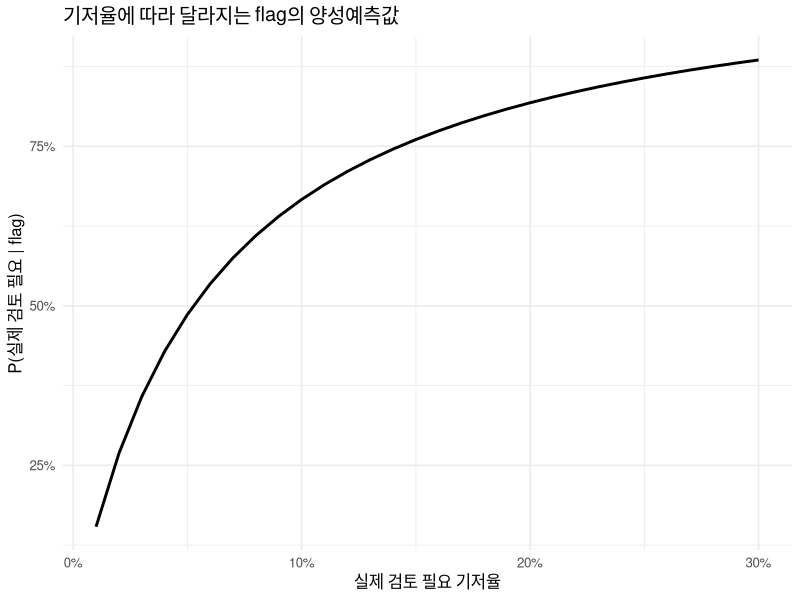
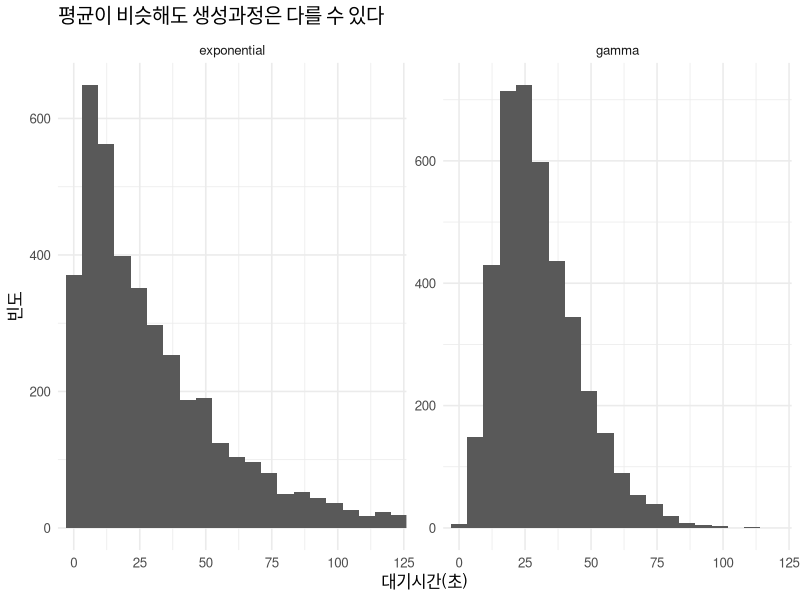
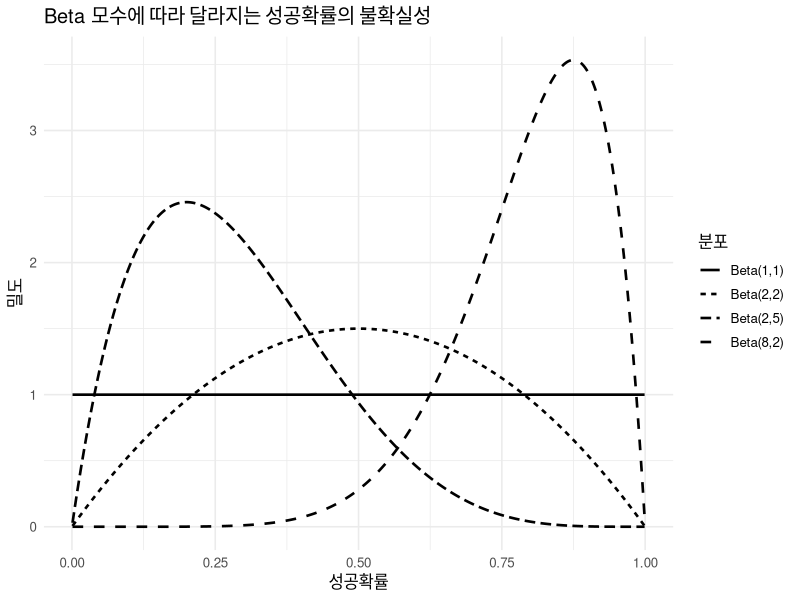
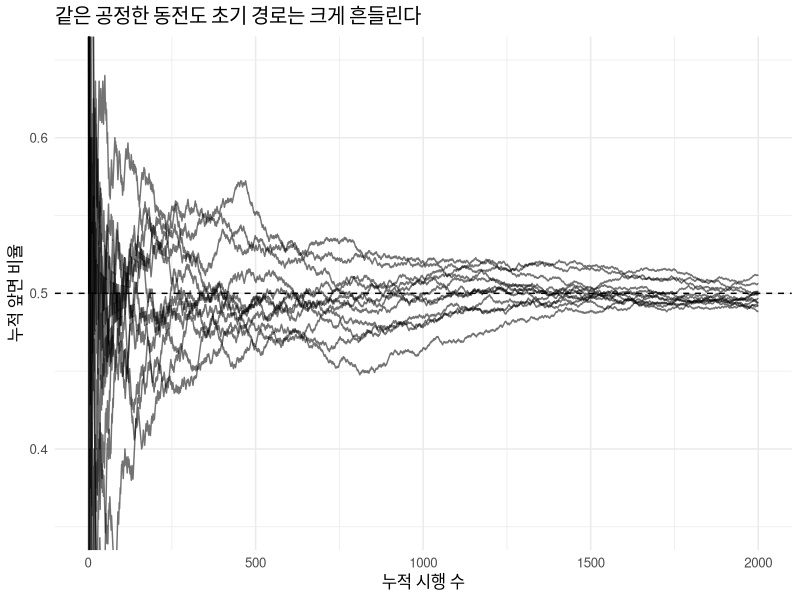
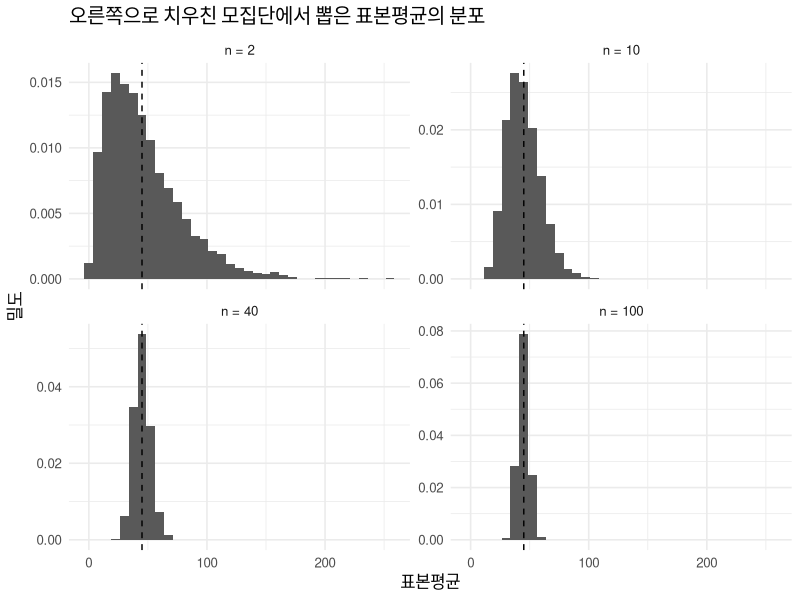
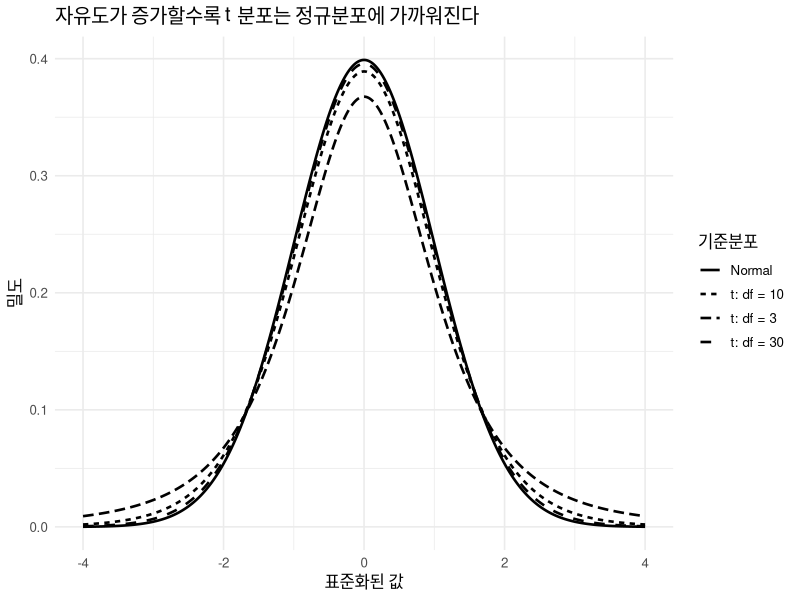
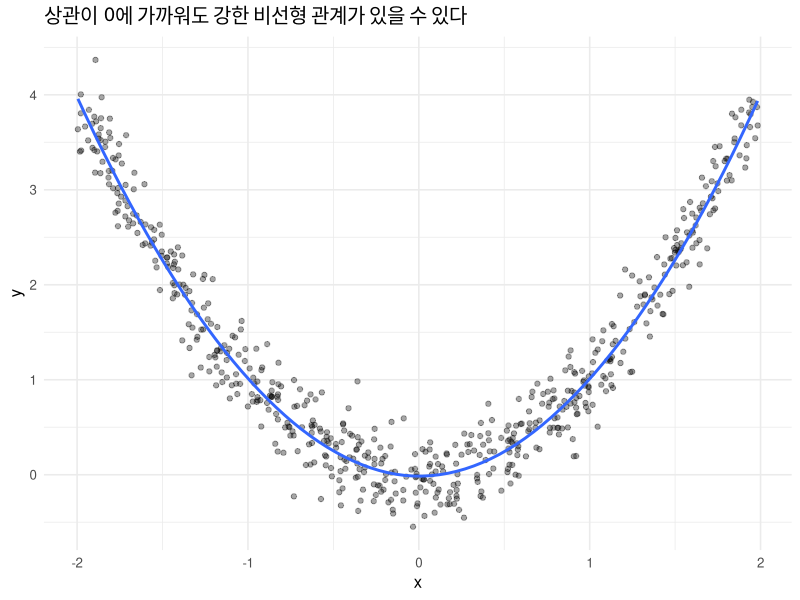

Recreate these plots in R, in order.
## ---- chunk 1
#| label: setup
#| message: false
#| warning: false

library(tidyverse)

theme_set(theme_minimal(base_size = 12))
## ---- chunk 2
two_dice <- crossing(
  die_1 = 1:6,
  die_2 = 1:6
) |>
  mutate(
    total = die_1 + die_2,
    event_a = total >= 9,
    event_b = die_1 %% 2 == 0
  )

two_dice
## ---- chunk 3
two_dice |>
  summarise(
    total_outcomes = n(),
    p_a = mean(event_a),
    p_b = mean(event_b),
    p_a_and_b = mean(event_a & event_b),
    p_a_or_b = mean(event_a | event_b),
    p_a_given_b = mean(event_a[event_b])
  )
## ---- chunk 4
n_messages <- 10000
base_rate <- 0.08
sensitivity <- 0.90
false_positive_rate <- 0.05

bayes_table <- tibble(
  actual_state = c("needs_review", "does_not_need_review"),
  messages = c(
    n_messages * base_rate,
    n_messages * (1 - base_rate)
  ),
  flag_rate = c(sensitivity, false_positive_rate)
) |>
  mutate(
    flagged = messages * flag_rate,
    not_flagged = messages - flagged
  )

bayes_table
## ---- chunk 5
true_flagged <- bayes_table |>
  filter(actual_state == "needs_review") |>
  pull(flagged)

all_flagged <- sum(bayes_table$flagged)

positive_predictive_value <- true_flagged / all_flagged
positive_predictive_value
## ---- chunk 6
set.seed(2026)

n_sim <- 100000
truth <- rbinom(n_sim, size = 1, prob = base_rate)

flag <- if_else(
  truth == 1,
  rbinom(n_sim, size = 1, prob = sensitivity),
  rbinom(n_sim, size = 1, prob = false_positive_rate)
)

mean(truth[flag == 1] == 1)
## ---- chunk 7
base_rate_sensitivity <- tibble(
  base_rate = seq(0.01, 0.30, by = 0.01)
) |>
  mutate(
    ppv = sensitivity * base_rate /
      (
        sensitivity * base_rate +
          false_positive_rate * (1 - base_rate)
      )
  )

base_rate_sensitivity |>
  ggplot(aes(base_rate, ppv)) +
  geom_line(linewidth = 1) +
  scale_x_continuous(labels = scales::label_percent()) +
  scale_y_continuous(labels = scales::label_percent()) +
  labs(
    title = "기저율에 따라 달라지는 flag의 양성예측값",
    x = "실제 검토 필요 기저율",
    y = "P(실제 검토 필요 | flag)"
  )
## ---- chunk 8
theoretical_probability <- pbinom(
  q = 6,
  size = 8,
  prob = 0.9,
  lower.tail = FALSE
)

theoretical_probability
## ---- chunk 9
set.seed(2026)

simulated_successes <- rbinom(
  n = 100000,
  size = 8,
  prob = 0.9
)

simulated_probability <- mean(simulated_successes >= 7)

c(
  theoretical = theoretical_probability,
  simulation = simulated_probability
)
## ---- chunk 10
# 정확히 7번 성공할 확률
dbinom(7, size = 8, prob = 0.9)

# 7번 이하 성공할 누적확률
pbinom(7, size = 8, prob = 0.9)

# 누적확률 95%가 되는 성공 횟수
qbinom(0.95, size = 8, prob = 0.9)

# 같은 실험을 10회 시뮬레이션
set.seed(2026)
rbinom(10, size = 8, prob = 0.9)
## ---- chunk 11
# 평균 50, 표준편차 10인 정규분포

dnorm(50, mean = 50, sd = 10)
pnorm(60, mean = 50, sd = 10)
qnorm(0.975, mean = 50, sd = 10)

set.seed(2026)
rnorm(5, mean = 50, sd = 10)
## ---- chunk 12
set.seed(2026)

error_counts <- rpois(500, lambda = 2.5)

c(
  mean = mean(error_counts),
  variance = var(error_counts)
)
## ---- chunk 13
set.seed(2026)

waiting_time <- tibble(
  exponential = rexp(4000, rate = 1 / 30),
  gamma = rgamma(4000, shape = 4, rate = 4 / 30)
) |>
  pivot_longer(
    everything(),
    names_to = "distribution",
    values_to = "seconds"
  )

waiting_time |>
  ggplot(aes(seconds)) +
  geom_histogram(bins = 45) +
  facet_wrap(~distribution, scales = "free_y") +
  coord_cartesian(xlim = c(0, 120)) +
  labs(
    title = "평균이 비슷해도 생성과정은 다를 수 있다",
    x = "대기시간(초)",
    y = "빈도"
  )
## ---- chunk 14
beta_shapes <- crossing(
  probability = seq(0.001, 0.999, length.out = 500),
  prior = c("Beta(1,1)", "Beta(2,2)", "Beta(2,5)", "Beta(8,2)")
) |>
  mutate(
    alpha = case_when(
      prior == "Beta(1,1)" ~ 1,
      prior == "Beta(2,2)" ~ 2,
      prior == "Beta(2,5)" ~ 2,
      TRUE ~ 8
    ),
    beta = case_when(
      prior == "Beta(1,1)" ~ 1,
      prior == "Beta(2,2)" ~ 2,
      prior == "Beta(2,5)" ~ 5,
      TRUE ~ 2
    ),
    density = dbeta(probability, alpha, beta)
  )

beta_shapes |>
  ggplot(aes(probability, density, linetype = prior)) +
  geom_line(linewidth = 0.9) +
  labs(
    title = "Beta 모수에 따라 달라지는 성공확률의 불확실성",
    x = "성공확률",
    y = "밀도",
    linetype = "분포"
  )
## ---- chunk 15
die_outcomes <- 1:6
probabilities <- rep(1 / 6, 6)

expected_value <- sum(die_outcomes * probabilities)
variance <- sum((die_outcomes - expected_value)^2 * probabilities)

c(
  expected_value = expected_value,
  variance = variance,
  standard_deviation = sqrt(variance)
)
## ---- chunk 16
set.seed(2026)

coin_paths <- tibble(path = factor(1:12)) |>
  mutate(
    trajectory = map(
      path,
      function(path_id) {
        flips <- rbinom(2000, size = 1, prob = 0.5)
        tibble(
          n = seq_along(flips),
          running_proportion = cumsum(flips) / n
        )
      }
    )
  ) |>
  unnest(trajectory)

coin_paths |>
  ggplot(aes(n, running_proportion, group = path)) +
  geom_line(alpha = 0.55) +
  geom_hline(yintercept = 0.5, linetype = "dashed") +
  coord_cartesian(ylim = c(0.35, 0.65)) +
  labs(
    title = "같은 공정한 동전도 초기 경로는 크게 흔들린다",
    x = "누적 시행 수",
    y = "누적 앞면 비율"
  )
## ---- chunk 17
set.seed(2026)

clt_demo <- crossing(
  sample_size = c(2L, 10L, 40L, 100L),
  simulation = 1:4000
) |>
  mutate(
    sample_mean = map_dbl(
      sample_size,
      function(n_i) mean(rexp(n_i, rate = 1 / 45))
    ),
    sample_size = factor(
      sample_size,
      levels = c(2, 10, 40, 100),
      labels = c("n = 2", "n = 10", "n = 40", "n = 100")
    )
  )

clt_demo |>
  ggplot(aes(sample_mean)) +
  geom_histogram(aes(y = after_stat(density)), bins = 35) +
  geom_vline(xintercept = 45, linetype = "dashed") +
  facet_wrap(~sample_size, scales = "free_y") +
  labs(
    title = "오른쪽으로 치우친 모집단에서 뽑은 표본평균의 분포",
    x = "표본평균",
    y = "밀도"
  )
## ---- chunk 18
clt_demo |>
  mutate(sample_size_numeric = as.integer(str_extract(sample_size, "\\d+"))) |>
  summarise(
    empirical_mean = mean(sample_mean),
    empirical_se = sd(sample_mean),
    theoretical_se = 45 / sqrt(first(sample_size_numeric)),
    .by = sample_size
  )
## ---- chunk 19
t_reference <- crossing(
  x = seq(-4, 4, length.out = 500),
  distribution = c("t: df = 3", "t: df = 10", "t: df = 30", "Normal")
) |>
  mutate(
    density = case_when(
      distribution == "t: df = 3" ~ dt(x, df = 3),
      distribution == "t: df = 10" ~ dt(x, df = 10),
      distribution == "t: df = 30" ~ dt(x, df = 30),
      TRUE ~ dnorm(x)
    )
  )

t_reference |>
  ggplot(aes(x, density, linetype = distribution)) +
  geom_line(linewidth = 0.9) +
  labs(
    title = "자유도가 증가할수록 t 분포는 정규분포에 가까워진다",
    x = "표준화된 값",
    y = "밀도",
    linetype = "기준분포"
  )
## ---- chunk 20
set.seed(2026)

nonlinear_data <- tibble(
  x = runif(600, min = -2, max = 2),
  y = x^2 + rnorm(600, mean = 0, sd = 0.25)
)

nonlinear_data |>
  summarise(
    pearson = cor(x, y, method = "pearson"),
    spearman = cor(x, y, method = "spearman")
  )
## ---- chunk 21
nonlinear_data |>
  ggplot(aes(x, y)) +
  geom_point(alpha = 0.35) +
  geom_smooth(method = "loess", se = FALSE, linewidth = 1) +
  labs(
    title = "상관이 0에 가까워도 강한 비선형 관계가 있을 수 있다",
    x = "x",
    y = "y"
  )
